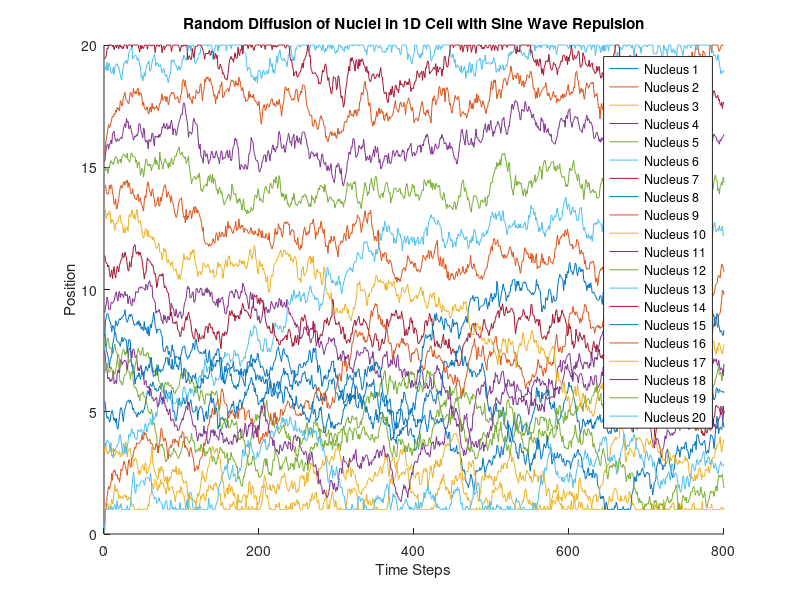

Write MATLAB code to recreate this figure.
% Parameters
numNuclei = 20;             % Number of nuclei
cellLength = 20;            % Length of the cell
numSteps = 800;            % Number of time steps
deltaT = 0.1;               % Time step size
repulsionMinStrength = 0.5; % Minimum strength of repulsion
repulsionMaxStrength = 2;   % Maximum strength of repulsion
diffusionCoefficient = 0.2; % Diffusion coefficient
L = 1;                      % Range of force

% Initialize positions randomly within the cell
positions = cellLength * rand(numNuclei, 1)';

% Store positions for plotting
positionHistory = zeros(numSteps, numNuclei);
positionHistory(1, :) = positions;

% Simulation loop
for step = 2:numSteps
    % Calculate random displacements
    displacements = sqrt(2 * diffusionCoefficient * deltaT) * randn(numNuclei, 1);
    
    % Update positions with displacements
    newPositions = positions + displacements';
    
    % Enforce boundary conditions (nuclei cannot leave the cell)
    newPositions = max(newPositions, 1);
    newPositions = min(newPositions, cellLength);
    
    % Calculate the current repulsion strength as a sine function of time
    repulsionStrength = repulsionMinStrength + (repulsionMaxStrength - repulsionMinStrength) *... 
        (sin(pi * (-1+2*newPositions(:)/cellLength)) + 1) / 2;
    
    % Repulsion: adjust positions to maintain minimum distance
    for i = 1:numNuclei
        F = sum(repulsionStrength .* sign(newPositions(i) - newPositions(:)) .* exp(-abs(newPositions(i) - newPositions(:)) / L));
        newPositions(i) = newPositions(i) + deltaT * F;
    end
    
    % Enforce boundary conditions again after repulsion adjustments
    newPositions = max(newPositions, 1);
    newPositions = min(newPositions, cellLength);
    
    % Update positions
    positions = newPositions;
    
    % Store positions for plotting
    positionHistory(step, :) = positions;
end

% Plot positions
figure;
hold on;
for i = 1:numNuclei
    plot(1:numSteps, positionHistory(:, i));
end
xlabel('Time Steps');
ylabel('Position');
title('Random Diffusion of Nuclei in 1D Cell with Sine Wave Repulsion');
legend(arrayfun(@(x) ['Nucleus ' num2str(x)], 1:numNuclei, 'UniformOutput', false));
hold off;

% Recording ALL nuclear positions over the whole time
pos = [];
for k = 500:numSteps
    pos = [pos, positionHistory(k, :)];
end
